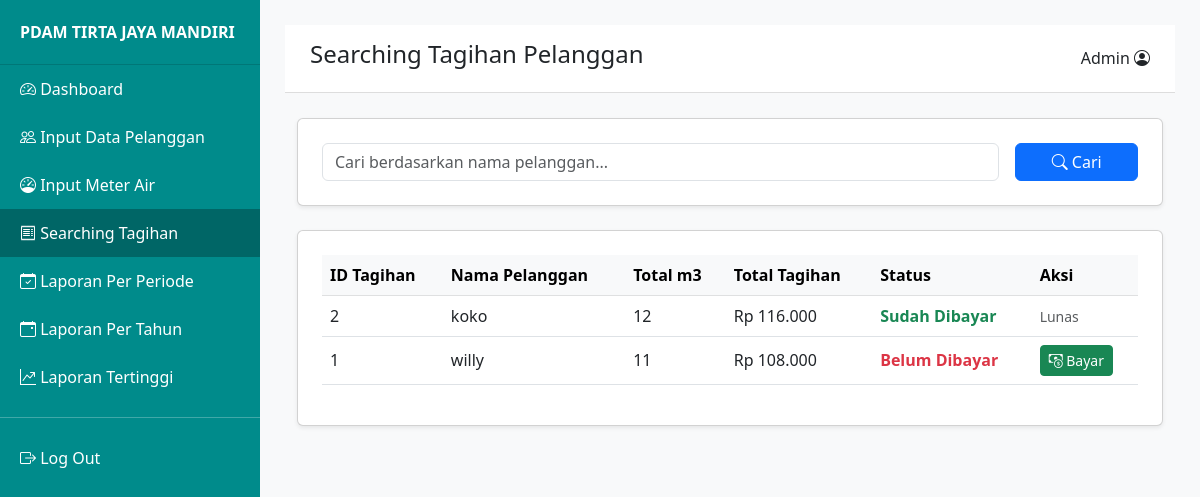
/tagihan.php, run on an earlier commit of the app's database.
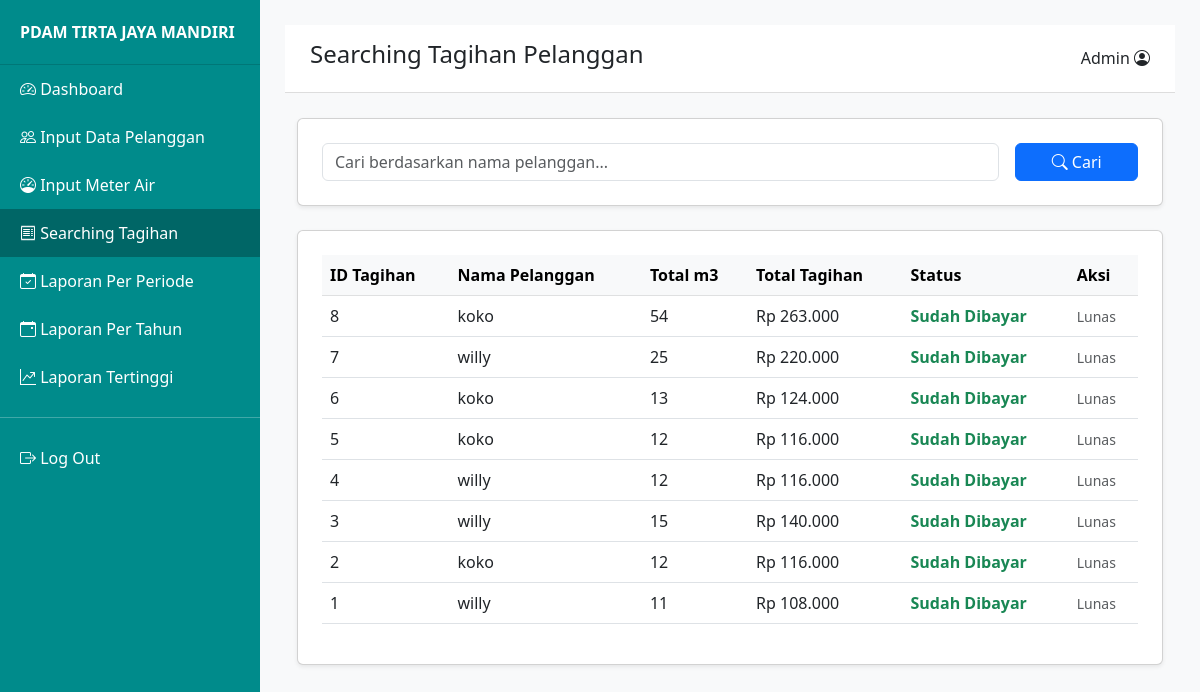
And on a later commit of the database.
### tables this page shows
CREATE TABLE `tagihan` (
  `id_tagihan` int(11) NOT NULL,
  `id_pemakaian` int(11) DEFAULT NULL,
  `id_pelanggan` int(11) DEFAULT NULL,
  `total_m3` int(11) DEFAULT NULL,
  `total_tagihan` decimal(15,2) DEFAULT NULL,
  `status_bayar` enum('belum_lunas','lunas') DEFAULT 'belum_lunas',
  `tanggal_bayar` datetime DEFAULT NULL
);

CREATE TABLE `pelanggan` (
  `id_pelanggan` int(11) NOT NULL,
  `nama_pelanggan` varchar(100) NOT NULL,
  `alamat` text DEFAULT NULL,
  `golongan` enum('Rumah Tangga','Industri','instansi pemerintah') NOT NULL,
  `no_hp` varchar(20) DEFAULT NULL,
  `tanggal_daftar` date DEFAULT curdate()
);

### tagihan.php (the view, shortened to what this page needs)
<!DOCTYPE html>
<html lang="id">
<head>
    <link href="https://cdn.jsdelivr.net/npm/bootstrap@5.3.0/dist/css/bootstrap.min.css" rel="stylesheet">
    <link rel="stylesheet" href="https://cdn.jsdelivr.net/npm/bootstrap-icons@1.10.0/font/bootstrap-icons.css">
</head>
<body class="bg-light">
<div class="sidebar">
    <div class="brand">PDAM TIRTA JAYA MANDIRI</div>
    <a href="dashboard.php"><i class="bi bi-speedometer2"></i> Dashboard</a>
    <a href="views/input_data_pelanggan.php"><i class="bi bi-people"></i> Input Data Pelanggan</a>
    <a href="views/input_meter_air.php"><i class="bi bi-speedometer"></i> Input Meter Air</a>
    <a href="tagihan.php" style="background:#006666;"><i class="bi bi-receipt"></i> Searching Tagihan</a>
    <a href="views/input_data_per_periode.php"><i class="bi bi-calendar-check"></i> Laporan Per Periode</a>
    <a href="views/input_data_per_tahun.php"><i class="bi bi-calendar-event"></i> Laporan Per Tahun</a>
    <a href="views/laporan_tertinggi.php"><i class="bi bi-graph-up-arrow"></i> Laporan Tertinggi</a>
    <hr>
    <a href="views/auth/logout.php"><i class="bi bi-box-arrow-right"></i> Log Out</a>
</div>
<div class="main-content">
    <div class="top-bar">
        <h4>Searching Tagihan Pelanggan</h4>
        <span>Admin <i class="bi bi-person-circle"></i></span>
    </div>
    <div class="container-fluid">
        <div class="card p-4 shadow-sm mb-4">
            <form action="" method="GET" class="row g-3">
                <div class="col-md-10">
                    <input type="text" name="keyword" class="form-control" placeholder="Cari berdasarkan nama pelanggan..." value="<?= isset($_GET['keyword']) ? htmlspecialchars($_GET['keyword']) : '' ?>">
                </div>
                <div class="col-md-2">
                    <button type="submit" class="btn btn-primary w-100"><i class="bi bi-search"></i> Cari</button>
                </div>
            </form>
        </div>
        <div class="card p-4 shadow-sm">
            <table class="table table-hover align-middle">
                <thead class="table-light">
                    <tr>
                        <th>ID Tagihan</th><th>Nama Pelanggan</th><th>Total m3</th><th>Total Tagihan</th><th>Status</th><th>Aksi</th>
                    </tr>
                </thead>
                <tbody>
                    <?php
                    require_once 'config/database.php';
                    $keyword = isset($_GET['keyword']) ? mysqli_real_escape_string($conn, $_GET['keyword']) : '';
                    $sql = "SELECT tagihan.*, pelanggan.nama_pelanggan
                            FROM tagihan
                            JOIN pelanggan ON tagihan.id_pelanggan = pelanggan.id_pelanggan
                            WHERE pelanggan.nama_pelanggan LIKE '%$keyword%'
                            ORDER BY tagihan.id_tagihan DESC";
                    $result = mysqli_query($conn, $sql);
                    if ($result && mysqli_num_rows($result) > 0) {
                        while ($data = mysqli_fetch_assoc($result)) {
                            $is_lunas = (strcasecmp($data['status_bayar'], 'Lunas') == 0);
                            $status_teks = $is_lunas ? "Sudah Dibayar" : "Belum Dibayar";
                            $status_color = $is_lunas ? "text-success" : "text-danger";
                            echo "<tr>
                                <td>{$data['id_tagihan']}</td>
                                <td>{$data['nama_pelanggan']}</td>
                                <td>{$data['total_m3']}</td>
                                <td>Rp " . number_format($data['total_tagihan'], 0, ',', '.') . "</td>
                                <td class='fw-bold $status_color'>{$status_teks}</td>
                                <td>";
                                if (!$is_lunas) {
                                    echo "<a href='controllers/BayarController.php?id={$data['id_tagihan']}'
                                           class='btn btn-sm btn-success'
                                           onclick='return confirm(\"Konfirmasi pembayaran untuk tagihan ini?\")'>
                                           <i class='bi bi-cash-coin'></i> Bayar
                                         </a>";
                                } else {
                                    echo "<span class='text-muted small'>Lunas</span>";
                                }
                            echo "</td></tr>";
                        }
                    } else {
                        echo "<tr><td colspan='6' class='text-center'>Data tidak ditemukan</td></tr>";
                    }
                    ?>
                </tbody>
            </table>
        </div>
    </div>
</div>
</body>
</html>

### tagihan.php (style rules this page uses)
.sidebar { background-color: #008b8b; min-height: 100vh; color: white; width: 260px; position: fixed; }
.sidebar .brand { padding: 20px; font-weight: bold; border-bottom: 1px solid #007777; }
.sidebar a { color: white; text-decoration: none; display: block; padding: 12px 20px; transition: 0.3s; }
.main-content { margin-left: 260px; padding: 25px; }
.top-bar { background: white; padding: 15px 25px; border-bottom: 1px solid #ddd; margin-bottom: 25px; display: flex; justify-content: space-between; align-items: center; }

What changed in the data, as far as the page shows it:
added tagihan: id_tagihan "8", id_pelanggan.nama_pelanggan "koko", total_m3 "54", total_tagihan "263.000", status_bayar "Sudah Dibayar", shows "Lunas"
added tagihan: id_tagihan "7", id_pelanggan.nama_pelanggan "willy", total_m3 "25", total_tagihan "220.000", status_bayar "Sudah Dibayar", shows "Lunas"
added tagihan: id_tagihan "6", id_pelanggan.nama_pelanggan "koko", total_m3 "13", total_tagihan "124.000", status_bayar "Sudah Dibayar", shows "Lunas"
added tagihan: id_tagihan "5", id_pelanggan.nama_pelanggan "koko", total_m3 "12", total_tagihan "116.000", status_bayar "Sudah Dibayar", shows "Lunas"
added tagihan: id_tagihan "4", id_pelanggan.nama_pelanggan "willy", total_m3 "12", total_tagihan "116.000", status_bayar "Sudah Dibayar", shows "Lunas"
added tagihan: id_tagihan "3", id_pelanggan.nama_pelanggan "willy", total_m3 "15", total_tagihan "140.000", status_bayar "Sudah Dibayar", shows "Lunas"
changed tagihan id 1: status_bayar "Belum Dibayar" → "Sudah Dibayar"; status_bayar "Bayar" → "Lunas"
